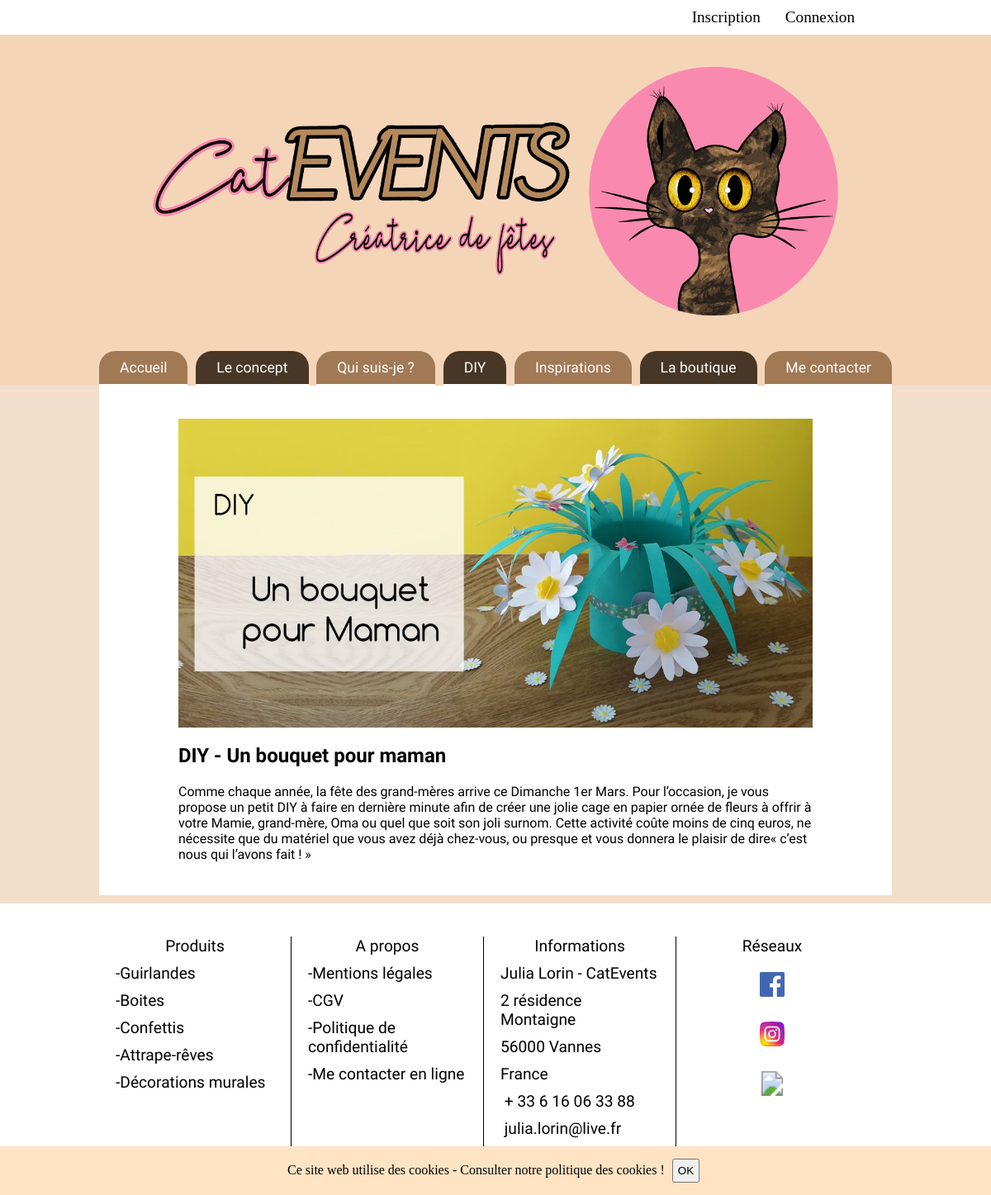
Screenshot of /index.php?action=article&id=1 with the database file from the repository.
### tables this page shows
CREATE TABLE IF NOT EXISTS `articles` (
  `id` int(11) unsigned NOT NULL AUTO_INCREMENT,
  `title` varchar(50) NOT NULL,
  `title_desc` varchar(50) NOT NULL,
  `extract` varchar(200) NOT NULL,
  `content` longtext NOT NULL,
  `image` varchar(255) NOT NULL,
  `image_pres` varchar(255) NOT NULL,
  `alt` varchar(100) NOT NULL,
  `created_at` timestamp NULL DEFAULT NULL,
  PRIMARY KEY (`id`)
);

### app/controllers/ControllerFront.php (called while the page is built, shortened)
<?php
class ControllerFront
{
    function articlesFront(){
        function articles(){
            $id = $_GET['id'];
            $article = new \Projet\Models\ArticlesManager();
            $articles = $article->article($id);
            if(empty($articles)){
                header('Location: /');
            }else{
                return $articles;
            }
        }
        $articles = articles();
        require 'app/Views/front/article.php';
    }
}

### app/models/ArticlesManager.php (called while the page is built, shortened)
<?php
class ArticlesManager extends Manager
{
    public function article($id){
        $bdd = $this->dbConnect();
        $articlesid = $bdd->prepare("SELECT id, title, content, image, created_at FROM articles WHERE id = ?");
        $articlesid->execute(array($id));
        return $articlesid;
    }
}

### app/views/front/article.php (the view)
<?php
include_once "app/Views/front/layouts/head.php";
include_once "app/Views/front/layouts/header.php";
?>
<main class="container">
<article class="articles">
    <?php while($article = $articles->fetch()) : ?>
    <img src="<?= $article['image'] ?>" alt="">
    <h2 class="font-texte"><?= $article['title'] ?></h2>
    <p class="font-texte"><?= $article['content'] ?></p>
    <?php endwhile ?>
</article>
</main>
<?php
include_once "app/Views/front/layouts/footer.php"
?>

### app/public/css/front/header.css (style rules this page uses)
body { background-color: rgb(243,222,203); }

### app/public/css/front/article.css (style rules this page uses)
.articles { margin: 20px auto; width: 80%; }
.articles img { width: 100%; text-align: center; }
.articles h2 { margin: 20px 0; }

### app/public/css/front/style.css (style rules this page uses)
* { margin: 0 0; padding: 0 0; }
.container { max-width: 960px; background-color: white; margin: 0 auto; padding: 20px 0; }
.font-texte { font-family: 'Bellota', cursive; }

### rows the page displays
articles: title "DIY - Un bouquet pour maman", content "Comme chaque année, la fête des grand-mères arrive ce Dimanche 1er Mars. Pour l’occasion, je vous propose un petit DIY à faire en dernière minute afin de créer une jolie cage en papier ornée de fleurs à offrir à votre Mamie, grand-mère, Oma ou quel que soit son joli surnom. Cette activité coûte moins de cinq euros, ne nécessite que du matériel que vous avez déjà chez-vous, ou presque et vous donnera le plaisir de dire« c’est nous qui l’avons fait ! »"
